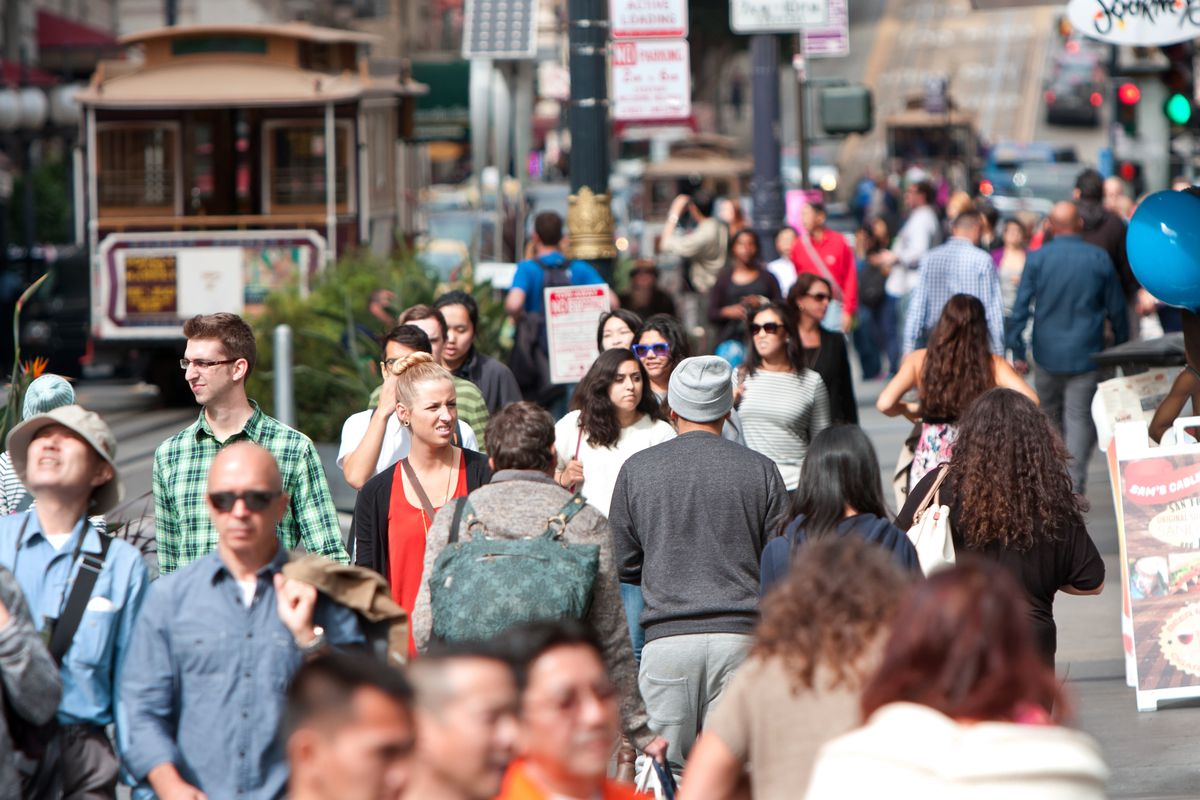
#> input picture practice/cv_prac/pics/people_walk.jpg, 1200 x 800 px
$ python cv-basics-three.py
#> lines starting #> are read from the running program, lines starting #| are printed output that depends on the picture
########################### Drawing Functions ############################

########### Drawing Circles ##################
"""
-Syntax: cv2.circle(image, center_coordinates, radius, color, thickness)-
Parameters:
image: It is the input image on which a circle is to be drawn.
center_coordinates: It is the center coordinates of the circle. The coordinates are represented as tuples of two values i.e. (X coordinate value, Y coordinate value).
radius: It is the radius of the circle.
color: It is the color of the border line of the circle to be drawn. We can pass a tuple For in BGR,  eg: (255, 0, 0) for blue color.
thickness: It is the thickness of the circle border line in px. Thickness of -1 px will fill the circle shape by the specified color.
Return Value: It returns an image
"""

import numpy as np
import cv2

img = cv2.imread('pics/people_walk.jpg', 1)
#> img is the input picture: shape (800, 1200, 3); mean B, G, R 117.1, 118.5, 128.6
cv2.circle(img, (80, 80), 55, (255, 0, 0), -1)
#cv2.imshow('image' img) # Just circle

########### Drawing Rectangle ##################
"""
Syntax: cv2.rectangle(image, start_point, end_point, color, thickness)

Parameters:
image: It is the input image on which rectangle is to be drawn.
start_point: It is the starting coordinates(top left vertex) of the rectangle. The coordinates are represented as tuples of two values i.e. (X coordinate value, Y coordinate value).
end_point: It is the ending coordinates(bottom right) of the rectangle. The coordinates are represented as tuples of two values i.e. (X coordinate value, Y coordinate value).
color: It is the color of the border line of the rectangle to be drawn. We can pass a tuple For in BGR,  eg: (255, 0, 0) for blue color.
thickness: It is the thickness of the rectangle border line in px. Thickness of -1 px will fill the rectangle shape by the specified color.

Return Value: It returns an image.
"""

cv2.rectangle(img, (12, 12), (250, 150), (23, 100, 244), 15)
#cv2.imshow('image', img) # Circle and Rectangle

########### Drawing Playlines ##################
"""
syntax: cv2.polyLine(image, arr, is_closed, color, thickness)
Parameters:
img - It represents an image.
arr -represents the coordinates of vertices into an array of shape nx1x2 where n is number of vertices and it should be of type int32.
is_Closed - It is a flag that indicates whether the drawn polylines are closed or not.
color - Color of polylines. We can pass a tuple For in BGR,  eg: (255, 0, 0) for blue color.
thickness - It represents the Thickness of the polyline's edges.
"""

# defining points for polyines
pts = np.array([[100, 50],[200, 300],[700, 200],[500, 100]], np.int32)
#pts = pts.reshapre((-1, 1, 2))
cv2.polylines(img, [pts], True, (0,255,255), 3)
#cv2.imshow('image',img)


########## Write text on an image ####################
"""
Syntax: cv2.putText(img, text, org, font,fontScale, color)
Parameters:
img: It represents the input image on which we have to write text
text: The text which we want to write on the image.
org: It denotes the Bottom-left corner of the text string on the image.So it is used to set the location of text on the image
font: the font of text.Here is the list of supported fonts.
fontScale: The scale of the font by which you can increase or decrease size
color: Represents the color. We can pass a tuple For in BGR,  eg: (255, 0, 0) for blue color.
"""
font = cv2.FONT_HERSHEY_SIMPLEX
cv2.putText(img, 'People', (10,500), font, 1,(100, 200, 15), 2)
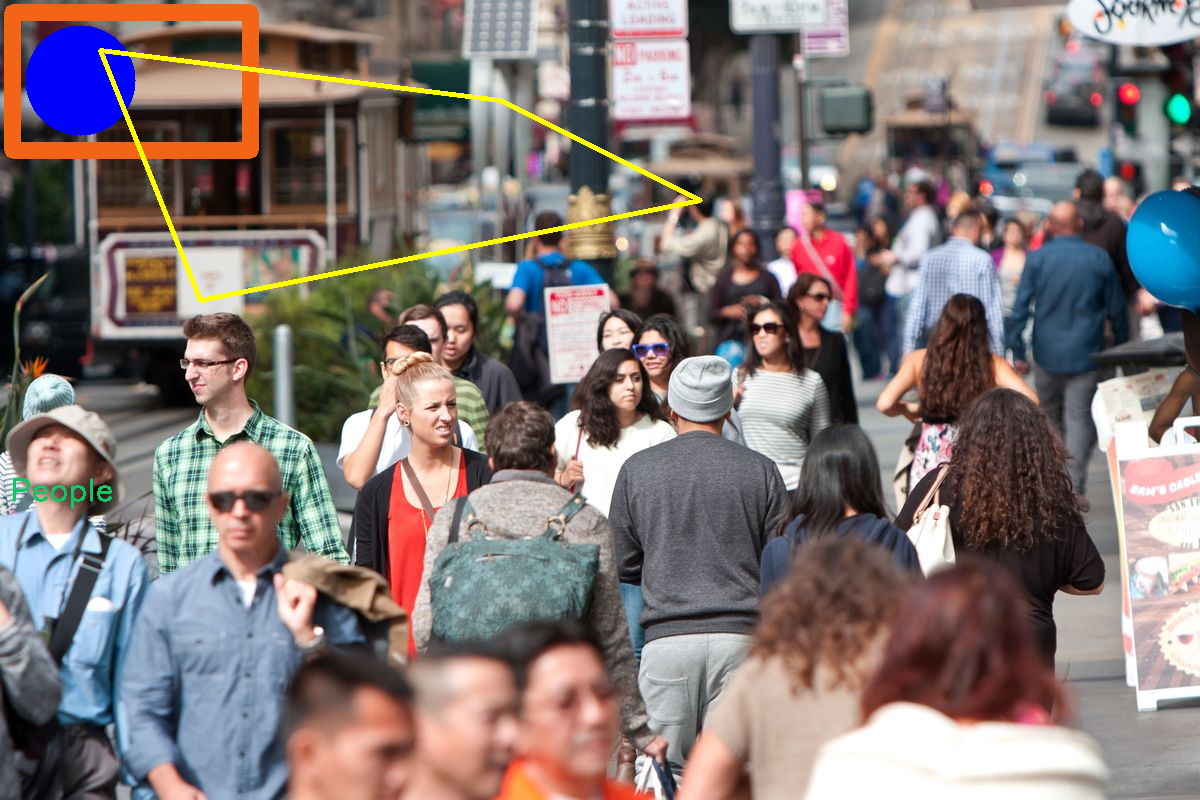
#> img: shape (800, 1200, 3); mean B, G, R 117.4, 119.1, 130.6
#Display the image
cv2.imshow("image", img)


cv2.waitKey(0)
cv2.destroyAllWindows()

$ run again, with practice/cv_prac/pics/city.jpg copied over practice/cv_prac/pics/people_walk.jpg
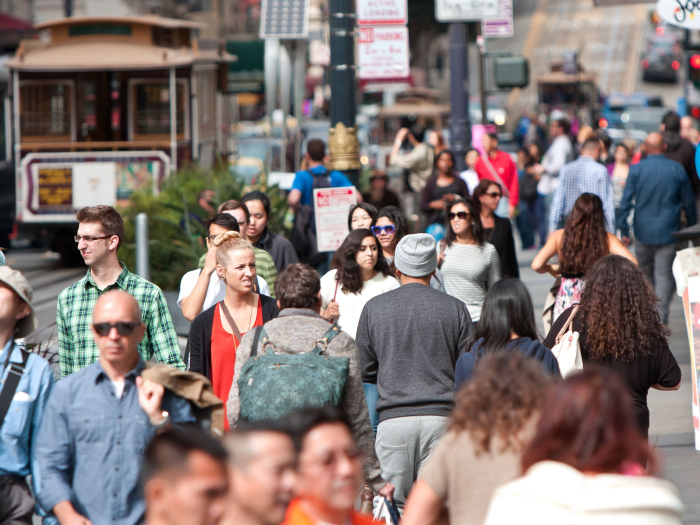
#> input picture practice/cv_prac/pics/city.jpg, 1400 x 1050 px (shown at 1/2 size)
#> img is the input picture: shape (1050, 1400, 3); mean B, G, R 116.1, 118.3, 130.4
#> `cv2.putText(img, 'People', (10,500), font, 1,(100, 200, 15), 2)`:
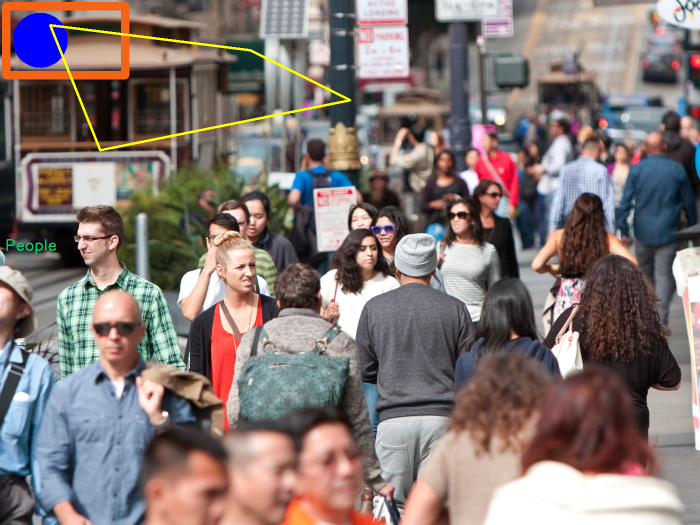
#> img: shape (1050, 1400, 3) (shown at 1/2 size); mean B, G, R 116.3, 118.6, 131.6

$ run again, with practice/cv_prac/pics/walk_the_walk.jpg copied over practice/cv_prac/pics/people_walk.jpg
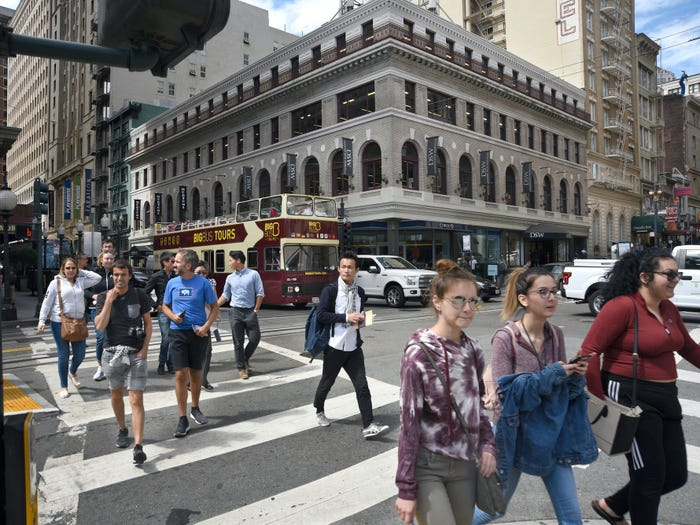
#> input picture practice/cv_prac/pics/walk_the_walk.jpg, 700 x 525 px
#> img is the input picture: shape (525, 700, 3); mean B, G, R 105, 105.2, 107.6
#> `cv2.putText(img, 'People', (10,500), font, 1,(100, 200, 15), 2)`:
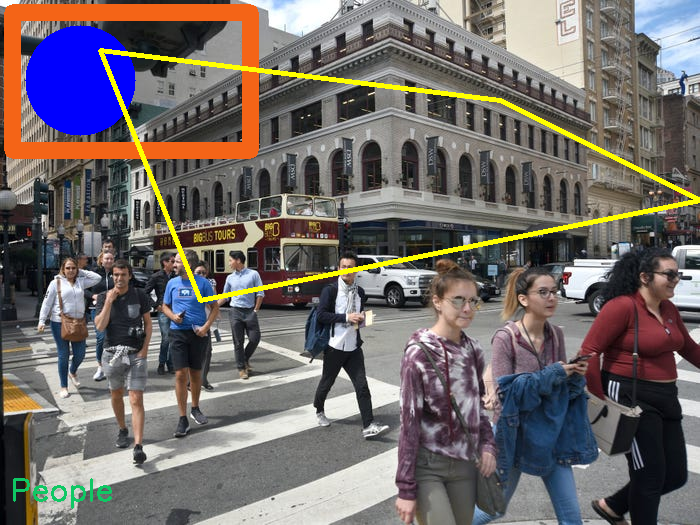
#> img: shape (525, 700, 3); mean B, G, R 105.2, 106.6, 113.4
